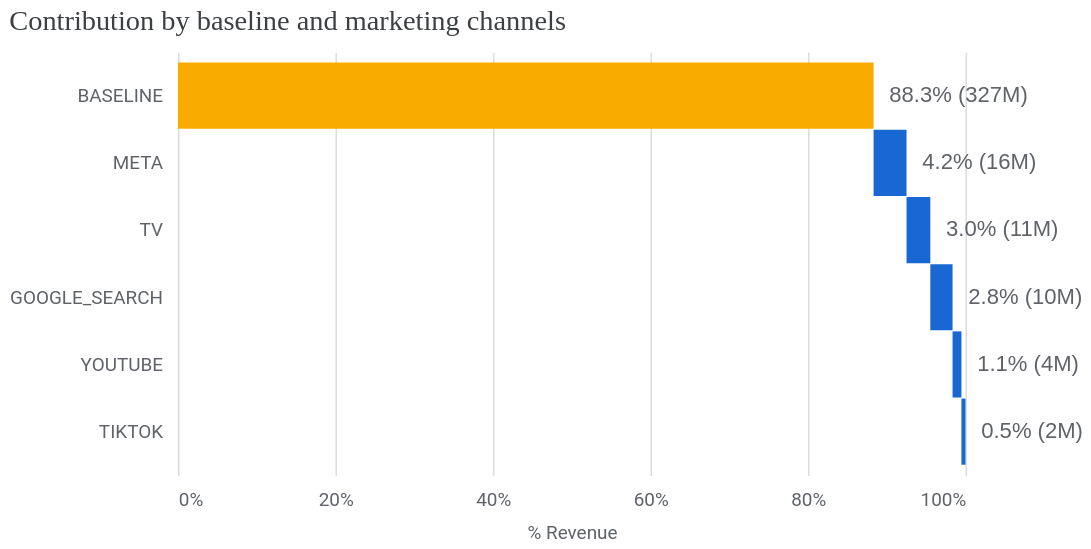

Notebook cell for this chart:
### Code cell
media_summary.plot_contribution_waterfall_chart()

### Figure 1 — Vega-Lite specification as saved in the notebook (floating-point values rounded to 4 significant figures)
{"config": {"view": {"continuousWidth": 300, "continuousHeight": 300, "strokeOpacity": 0}, "axis": {"labelColor": "#5F6368", "labelFont": "Roboto", "labelFontSize": 12, "titleColor": "#5F6368", "titleFont": "Roboto", "titleFontSize": 12, "titleFontWeight": "normal", "titlePadding": 10}}, "layer": [{"mark": {"type": "bar", "size": 42}, "encoding": {"color": {"condition": {"test": "(datum.channel === 'BASELINE')", "value": "#F9AB00"}, "value": "#1967D2"}, "x": {"axis": {"domain": false, "format": "%", "labelPadding": 10, "tickCount": 5, "ticks": false}, "field": "prev_sum", "title": "% Revenue", "type": "quantitative"}, "x2": {"field": "sum_outcome"}, "y": {"axis": {"domain": false, "labelLimit": 250, "labelPadding": 10, "ticks": false}, "field": "channel", "scale": {"paddingOuter": 0.2}, "sort": null, "title": null, "type": "nominal"}}, "transform": [{"window": [{"op": "sum", "field": "pct_of_contribution", "as": "sum_outcome"}, {"op": "lead", "field": "channel", "as": "kwargs"}]}, {"calculate": "datum.sum_outcome - datum.pct_of_contribution", "as": "prev_sum"}, {"calculate": "datum.incremental_outcome < 0 ? datum.prev_sum : datum.sum_outcome", "as": "text_x"}]}, {"mark": {"type": "text", "align": "left", "color": "#5F6368", "dx": 10, "fontSize": 14}, "encoding": {"text": {"field": "outcome_text", "type": "nominal"}, "x": {"field": "text_x", "type": "quantitative"}, "y": {"axis": {"domain": false, "labelLimit": 250, "labelPadding": 10, "ticks": false}, "field": "channel", "scale": {"paddingOuter": 0.2}, "sort": null, "title": null, "type": "nominal"}}, "transform": [{"window": [{"op": "sum", "field": "pct_of_contribution", "as": "sum_outcome"}, {"op": "lead", "field": "channel", "as": "kwargs"}]}, {"calculate": "datum.sum_outcome - datum.pct_of_contribution", "as": "prev_sum"}, {"calculate": "datum.incremental_outcome < 0 ? datum.prev_sum : datum.sum_outcome", "as": "text_x"}]}], "data": {"name": "data-adaa02a7d2f89fa2bc2e8fba71e2ab93"}, "height": 268.8, "title": {"text": "Contribution by baseline and marketing channels", "anchor": "start", "color": "#3C4043", "font": "Google Sans Display", "fontSize": 18, "fontWeight": "normal", "offset": 10}, "width": 500, "$schema": "https://vega.github.io/schema/vega-lite/v6.4.1.json", "datasets": {"data-adaa02a7d2f89fa2bc2e8fba71e2ab93": [{"channel": "BASELINE", "incremental_outcome": 327500000.0, "pct_of_contribution": 0.8833, "outcome_text": "88.3% (327M)"}, {"channel": "META", "incremental_outcome": 15500000.0, "pct_of_contribution": 0.04182, "outcome_text": "4.2% (16M)"}, {"channel": "TV", "incremental_outcome": 11200000.0, "pct_of_contribution": 0.03022, "outcome_text": "3.0% (11M)"}, {"channel": "GOOGLE_SEARCH", "incremental_outcome": 10480000.0, "pct_of_contribution": 0.02826, "outcome_text": "2.8% (10M)"}, {"channel": "YOUTUBE", "incremental_outcome": 4176000.0, "pct_of_contribution": 0.01127, "outcome_text": "1.1% (4M)"}, {"channel": "TIKTOK", "incremental_outcome": 1900000.0, "pct_of_contribution": 0.005124, "outcome_text": "0.5% (2M)"}]}}
